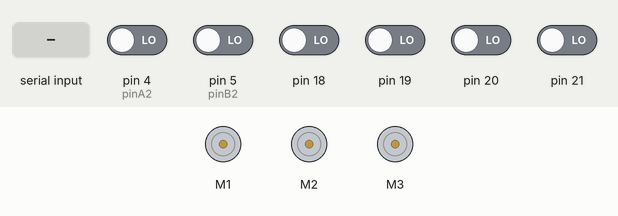
The sketch below on a simulated Arduino Mega 2560, built with avr-gcc and run on an emulated ATmega2560. Parts: 3 × DC motor (green arrow = forward, orange = backward, longer = faster). Inputs (shaded band) come from the test bench; at power-on: pin 4 (pinA2), pin 5 (pinB2), pin 18–21 LOW.

Above: at 1.2 s.
1.3 s: "w" received over the second serial link
At 2.09 s:
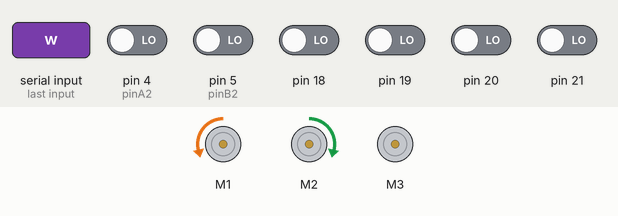
At 3.0 s:
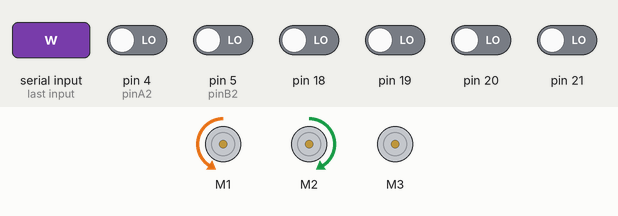
4.3 s: pin 18 driven HIGH
7.3 s: "a" received over the second serial link
At 7.49 s:
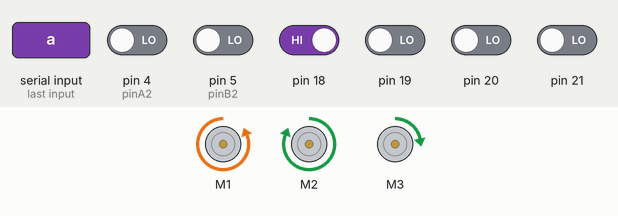
10.3 s: "k" received over the second serial link
At 12.66 s:
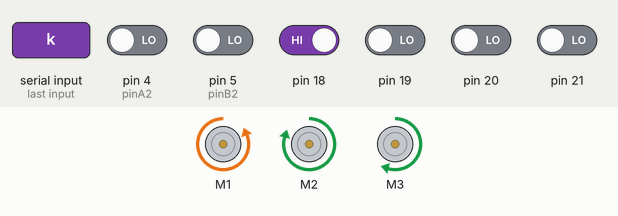
13.3 s: "s" received over the second serial link
16.3 s: "d" received over the second serial link
Timing chart, 0 to 22.3 s (numbered marks = the images above; inputs shaded):
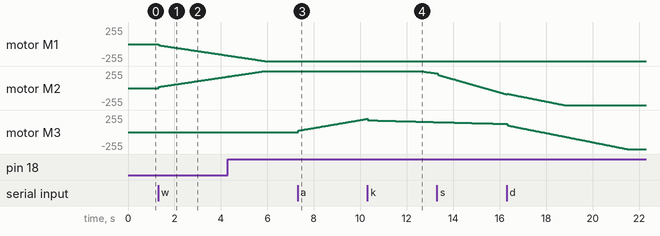

The sketch:

controll_test_bt.ino
```cpp
#include <Wire.h>
#include <Adafruit_MotorShield.h>

Adafruit_MotorShield AFMS = Adafruit_MotorShield();
Adafruit_DCMotor *myMotor[3] = {AFMS.getMotor(1),AFMS.getMotor(2),AFMS.getMotor(3)};
#define pwm_upper 255
#define spd_upper 10
#define thre_wait 10
#define integ_upper 200
#define zero_width 5
//#define PI 3.141592653589793

const int pinA1 = 2;//A相 割り込み0
const int pinB1 = 3;//B相 割り込み1
const int pinA2 = 4;//A相 割り込み2
const int pinB2 = 5;//B相 割り込み3
const int pinA3 = 6;//A相 割り込み4
const int pinB3 = 7;//B相 割り込み5
const double L = 0.22; //車体半径[m]
const double R = 0.05; //車輪半径[m]
const double alp = PI/6;
const double trans_mat[3][3] = {{-sin(alp), cos(alp), L},
                                {-sin(alp+PI*2/3), cos(alp+PI*2/3),L},
                                {-sin(alp-PI*2/3), cos(alp-PI*2/3),L}};

volatile int enc_count[3] = {0,0,0};
const int ts=30; //millisec
const int gear_ratio = 30;
const int cpr = 64; //count per revolution
const int ratio = gear_ratio * cpr;
int count_old[3] = {0,0,0};
//int t_old = 0;
int t,tc,t3,t_delay = 0;
double omega[3] = {0,0,0};
double integ[3] = {0,0,0};
double h_integ = 0;
int wait = 0;
void setup()
{
//  Serial.begin(9600);
  Serial.println("AT BAUD8:");
  Serial1.begin(115200);
  pinMode(pinA1,INPUT);
  pinMode(pinB1,INPUT);
  pinMode(pinA2,INPUT);
  pinMode(pinB2,INPUT);
  pinMode(pinA3,INPUT);
  pinMode(pinB3,INPUT);
  attachInterrupt(pinA1, enc_changedPinA1, CHANGE); //pinAの信号変化に合わせて割り込み処理
  attachInterrupt(pinB1, enc_changedPinB1, CHANGE); //pinBの信号変化に合わせて割り込み処理
  attachInterrupt(pinA2, enc_changedPinA2, CHANGE); //pinAの信号変化に合わせて割り込み処理
  attachInterrupt(pinB2, enc_changedPinB2, CHANGE); //pinBの信号変化に合わせて割り込み処理
  attachInterrupt(pinA3, enc_changedPinA3, CHANGE); //pinAの信号変化に合わせて割り込み処理
  attachInterrupt(pinB3, enc_changedPinB3, CHANGE); //pinBの信号変化に合わせて割り込み処理
  AFMS.begin();  // create with the default frequency 1.6KHz


}


double diff[3][5]={{0,0,0,0,0},
                   {0,0,0,0,0},
                   {0,0,0,0,0}};
double pid(double sensor,double target,int pin_n){
  double kp = 10;
  double kv = 0;
  double ki = 30;
  double pu;
  double du;
  double iu;
  int u_pid;
  double error;
  diff[pin_n][4] = diff[pin_n][3];
  diff[pin_n][3] = diff[pin_n][2];
  diff[pin_n][2] = diff[pin_n][1];
  diff[pin_n][1] = diff[pin_n][0];
  diff[pin_n][0] = sensor;
  error = (target - diff[pin_n][0]);
  pu = error * kp;
  du = (diff[pin_n][4] - diff[pin_n][0]) * kv;
  integ[pin_n] += error * ts * 0.001;
  if(integ[pin_n] > integ_upper){
    integ[pin_n] = integ_upper;
  }else if(integ[pin_n] < -integ_upper){
    integ[pin_n] = -integ_upper;
  }
  iu = integ[pin_n] * ki;
  u_pid = pu+iu+du;
  if(u_pid>pwm_upper){
    u_pid = pwm_upper;
  }else if(u_pid < - pwm_upper){
    u_pid = -pwm_upper;
  }
  return u_pid;
}

double mv[3];
//int center = 128;
int center = 25;
double tgt_spd = 0;
int posi = 0 ;
const int val_size = 2;
int values[val_size] = {0, 0};
bool isValids[val_size] = {false, false};
int t_old = millis();
double xdot_vec[3] = {0,0,0};
double v_vec[3] = {0,0,0};
double omega_d[3] = {0,0,0};

void culc_v(){
  for(int i=0;i<3;i++){
    omega_d[i] = ( trans_mat[i][0]*xdot_vec[0]
                  + trans_mat[i][1]*xdot_vec[1]
                  + trans_mat[i][2]*xdot_vec[2] ) / R;
  }
}

double xdot = 0.1;
double thetadot = PI/6;
const double coeff = 2*PI*1000/(ts*ratio);
void loop()
{
  tc = millis();
  t3 = tc - t_old - t_delay;
  //Serial.println(t_old);
  t_old = tc;
  t_delay = ts - t3;

  //Serial.println(t3);
  /*
  for(int i = 0; i < 3; i++){
    omega[i] = (double)(enc_count[i] - count_old[i])/ts/ratio * 1000;
    count_old[i] = enc_count[i];
  }
  */
  int tc1 = millis();

  int inputchar; //入力状態の読み取りに使う
  if (Serial1.available() > 0) {

    inputchar = Serial1.read(); //シリアル通信で送信された値を読み取る
    //Serial.write(inputchar);

  //if(inputchar!=-1){
    switch(inputchar){
      //前進
      case 'w':
      xdot_vec[1] += xdot;
      Serial1.print("w");
      break;

      //後進
      case 's':
      xdot_vec[1] -= xdot;
      Serial1.print("s");
      break;

      //左折
      case 'a':
      xdot_vec[0] -= xdot;
      Serial1.print("a");
      break;

      //右折
      case 'd':
      xdot_vec[0] += xdot;
      Serial1.print("d");
      break;
      //全停止
      case 'x':
      for(int j=0;j<3;j++){
        xdot_vec[j] = 0;
        integ[j] = 0;
      }
      Serial1.print("x");
      break;

      //並進停止
      case 'n':
      xdot_vec[0] = 0;
      xdot_vec[1] = 0;
      Serial1.print("e");
      break;
      //右旋回
      case 'k':
      xdot_vec[2] += thetadot; // [rad/sec]
      Serial1.print("w");
      break;

      //左旋回
      case 'h':
      xdot_vec[2] -= thetadot; // [rad/sec]
      Serial1.print("s");
      break;
      //回転停止
      case 'j':
      xdot_vec[2] = 0; // [rad/sec]
      Serial1.print("s");
      break;
      }
  }
  culc_v();

  //Serial1.println(posi);
  for(int i = 0; i < 3; i++){
    omega[i] = (enc_count[i] - count_old[i]) * coeff;
    count_old[i] = enc_count[i];
    mv[i] = pid(omega[i],omega_d[i],i);
    if(mv[i]>0){
      myMotor[i]->run(BACKWARD);
      myMotor[i]->setSpeed(mv[i]);
    }else{
      myMotor[i]->run(FORWARD);
      myMotor[i]->setSpeed(-mv[i]);
    }
  }

  Serial1.println(tgt_spd);
  for(int i = 0; i < 3; i++){
  Serial1.print(i);
  Serial1.print(": ");
  Serial1.print(" ");
  Serial1.print(omega_d[i]);
  Serial1.print(" ");
  Serial1.print(omega[i]);
  Serial1.print(" ");
  Serial1.println(mv[i]);
  }
  Serial1.println(t_delay);
  Serial1.println();

  int tc2 = millis();

  //Serial1.println(mv[2]);
  //t_old = millis();
  if(t_delay < 0){t_delay = 0;}
  delay(t_delay);
  //Serial1.println(t_delay);
  t += ts;
}
void count_inc(int pin_n)
{
  ++enc_count[pin_n];
}
void count_dec(int pin_n)
{
  --enc_count[pin_n];
}
//pinAの割り込み処理
void enc_changedPinA1()
{
  if(digitalRead(pinA1))
  {
    if(digitalRead(pinB1)) count_dec(0);
    else count_inc(0);
  } else {
    if(digitalRead(pinB1)) count_inc(0);
    else count_dec(0);
  }
}
//pinBの割り込み処理
void enc_changedPinB1()
{
  if(digitalRead(pinB1))
  {
    if(digitalRead(pinA1)) count_inc(0);
    else count_dec(0);
  } else {
    if(digitalRead(pinA1)) count_dec(0);
    else count_inc(0);
  }
}
//pinAの割り込み処理
void enc_changedPinA2()
{
  if(digitalRead(pinA2))
  {
    if(digitalRead(pinB2)) count_dec(1);
    else count_inc(1);
  } else {
    if(digitalRead(pinB2)) count_inc(1);
    else count_dec(1);
  }
}
//pinBの割り込み処理
void enc_changedPinB2()
{
  if(digitalRead(pinB2))
  {
    if(digitalRead(pinA2)) count_inc(1);
    else count_dec(1);
  } else {
    if(digitalRead(pinA2)) count_dec(1);
    else count_inc(1);
  }
}
//pinAの割り込み処理
void enc_changedPinA3()
{
  if(digitalRead(pinA3))
  {
    if(digitalRead(pinB3)) count_dec(2);
    else count_inc(2);
  } else {
    if(digitalRead(pinB3)) count_inc(2);
    else count_dec(2);
  }
}
//pinBの割り込み処理
void enc_changedPinB3()
{
  if(digitalRead(pinB3))
  {
    if(digitalRead(pinA3)) count_inc(2);
    else count_dec(2);
  } else {
    if(digitalRead(pinA3)) count_dec(2);
    else count_inc(2);
  }
}
```

Measured:
- after the input at 1.3 s, motor M1: moves from stopped to backward 173/255 over 3.0 s, starting at once; motor M2: moves from stopped to forward 173/255 over 3.0 s, starting at once
- after the input at 7.3 s, motor M3: moves from stopped to forward 199/255 over 3.0 s, starting at once
- after the input at 10.3 s, motor M2: moves from forward 255/255 to forward 219/255 over 0.72 s, starting after 2.3 s
